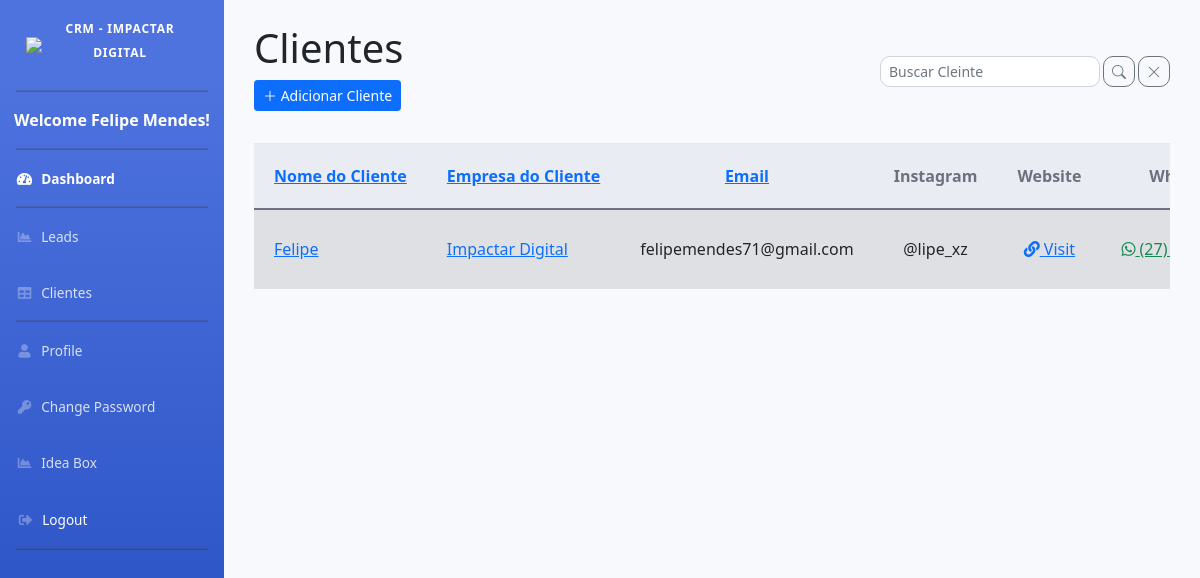
/clients/ (signed in), run on the app's committed database.
### apps/clients/models.py (models this page shows, shortened)
class Client(models.Model):
    created_at = models.DateField(auto_now_add=True, verbose_name=_("Dia que a Lead Chegou"))
    client_name = models.CharField(max_length=255, verbose_name=_("Nome do Cliente"), blank=True)
    company_name = models.CharField(max_length=255, verbose_name=_("Nome da Empresa"), blank=True)
    contract_date = models.DateField(verbose_name=_("Data do Contrato"),null=True, blank=True)
    next_contact_date = models.DateField(verbose_name=_("Data próximo Contato"),null=True, blank=True)
    email = models.EmailField(max_length=255, unique=False, verbose_name=_("Email"), blank=True)
    instagram = models.CharField(max_length=50, blank=True, null=True, verbose_name=_("Instagram"))
    website = models.URLField(blank=True, null=True, verbose_name=_("Website"))
    whatsapp = models.CharField(max_length=20, verbose_name=_("Whatsapp (Telefone)"), blank=True)
    service_type = models.ForeignKey(ServiceType, on_delete=models.SET_NULL, null=True, verbose_name=_("Serviços do Cliente"))
    city = models.CharField(max_length=50, verbose_name=_("Cidade"), blank=True)
    state = models.CharField(max_length=2, verbose_name=_("Estado"), blank=True)
    client_kpis = models.CharField(max_length=50, verbose_name=_("KPIs"), blank=True)
    client_income = models.CharField(max_length=50, verbose_name=_("Valor do Contrato"), blank=True)
    client_budget = models.CharField(max_length=50, verbose_name=_("Gasto Máximo Mensal"), blank=True)
    client_info = models.TextField(max_length=2500, blank=True, verbose_name=_("Informações Sobre o Cliente"))

### apps/clients/views.py (the view, shortened to what this page needs)
# urls.py: path('clients/',ClientsView.as_view(), name='clients'),
class ClientsView(LoginRequiredMixin, ListView):
    model = Client
    template_name = 'clients/clients.html'
    paginate_by = 50  # Shows 50 clients per page
    login_url = reverse_lazy('home')
    context_object_name = 'clients'
    def get_queryset(self):
        queryset = Client.objects.all()
        search_term = self.request.GET.get('search_term', '').strip()
        valid_sort_fields = ['client_name', 'company_name', 'email', 'created_at', 'id', 'service_type']
        ordering = self.request.GET.get('sort', 'client_name')
        if ordering in valid_sort_fields:
            return queryset.order_by(ordering)
        return queryset.order_by('client_name')

### apps/clients/models.py (called while the page is built)
    def __str__(self):
        return self.name

### apps/clients/templatetags/client_extras.py (called while the page is built)
@register.filter
def phone_format(phone):
    phone = str(phone).replace(' ', '').replace('(', '').replace(')', '').replace('-', '').replace('+', '')
    if len(phone) <= 10:  # Número sem código do país
        return '({}) {}-{}'.format(phone[:2], phone[2:6], phone[6:])
    elif len(phone) == 11:  # Incluir os números com nono dígito
        return '({}) {}-{}'.format(phone[:2], phone[2:7], phone[7:11])
    return phone  # Retornar o formato original se não corresponder

### templates/clients/clients.html (shortened to what this page needs)
{% extends 'base.html' %}
{% load static %}
{% load crispy_forms_tags %}
{% load client_extras %}
{% block content %}
{% if clients %}
<div class="container-fluid mt-4">
    <div class="row">
      <div class="col d-flex justify-content-between align-items-center">
            <div>
                <h1 class="mr-auto">Clientes</h1>
                <a href="{% url 'add_client' %}" class="btn btn-primary btn-sm mb-2" role="button">
                    <i class="bi bi-plus-lg"></i> Adicionar Cliente
                </a>
            </div>
            <form method="get" action="{% url 'clients' %}" class="form-inline" >
                <div class="input-group ml-auto">
                    <input type="text" name="search_term" value="{{ request.GET.search_term }}" class="form-control form-control-sm mr-1" placeholder="Buscar Cleinte" style="border-radius: 10px;">
                    <div class="input-group-append">
                        <button class="btn btn-outline-secondary btn-sm mr-1" type="submit" style="border-radius: 10px;">
                            <i class="bi bi-search"></i>
                        </button>
                        <a href="{% url 'clients' %}" class="btn btn-outline-secondary btn-sm" style="border-radius: 10px;">
                            <i class="bi bi-x-lg"></i>
                        </a>
                    </div>
                </div>
            </form>
      </div>
    </div>
</div>
<div class="container-fluid mt-4">
    <div class="table-responsive">
        <table class="table table-striped table-hover">
            <thead class="thead-light">
                <tr>
                    <th><a href="?sort=Client_name">Nome do Cliente</a></th>
                    <th><a href="?sort=Client_name">Empresa do Cliente</a></th>
                    <th><a href="?sort=email">Email</a></th>
                    <th>Instagram</th>
                    <th>Website</th>
                    <th>WhatsApp</th>
                </tr>
            </thead>
            <tbody>
                {% for client in clients %}
                    <tr>
                        <td style="text-align: left;"><a href="{% url 'client_info' pk=client.pk %}">{{ client.client_name }} </a></td>
                        <td style="text-align: left;"><a href="{% url 'client_info' pk=client.pk %}">{{ client.company_name }} </a></td>
                        <td>{{ client.email }}</td>
                        <td>
                            {% if client.instagram %}
                                {{client.instagram|default_if_none:"Não Inf."}}
                            {% else %}
                                <span class="blink2">Não Inf.</span>
                            {% endif %}
                        </td>
                        <td>
                            {% if client.website %}
                                <a href="{{ client.website }}" target="_blank" class="text-primary"><i class="fas fa-link"></i> Visit</a>
                            {% else %}
                                <span class="blink2">Não Inf.</span>
                            {% endif %}
                        </td>
                        <td>
                            {% if client.whatsapp %}
                                <a href="https://wa.me/{{ client.whatsapp }}" target="_blank" class="text-success"><i class="fab fa-whatsapp"></i> {{ client.whatsapp|phone_format }}</a>
                            {% else %}
                                <span class="blink2">Não Inf.</span>
                            {% endif %}
                        </td>
                    </tr>
                {% endfor %}
            </tbody>
        </table>
    </div>
</div>
{% else %}
    <p>Nenhum cliente encontrado.</p>
{% endif %}
{% endblock content %}

### templates/base.html (shortened to what this page needs)
{% load static %}
{% load crispy_forms_tags %}
<!DOCTYPE html>
<html lang="en">
<head>
  <link rel="stylesheet" href="https://cdn.datatables.net/1.10.20/css/jquery.dataTables.min.css">
  <link rel="stylesheet" href="https://code.jquery.com/ui/1.12.1/themes/base/jquery-ui.css">
  <link href="https://stackpath.bootstrapcdn.com/bootstrap/5.1.0/css/bootstrap.min.css" rel="stylesheet">
  <link href="https://cdnjs.cloudflare.com/ajax/libs/font-awesome/5.11.2/css/all.min.css" rel="stylesheet" type="text/css">
  <link href="https://cdnjs.cloudflare.com/ajax/libs/bootstrap-icons/1.7.2/font/bootstrap-icons.min.css" rel="stylesheet">
  <link href="{% static 'css/sb-admin-2.min.css' %}" rel="stylesheet">
  <link rel="stylesheet" href="https://stackpath.bootstrapcdn.com/bootstrap/5.1.0/css/bootstrap.min.css">
  <link rel="stylesheet" href="{% static 'date-time-phone/jquery-ui.css' %}">
  <link rel='stylesheet' href="{% static 'date-time-phone/jquery-ui-timepicker-addon.css' %}" />
</head>
<body id="page-top">
  <div id="wrapper">
    <ul class="navbar-nav bg-gradient-primary sidebar sidebar-dark accordion" id="accordionSidebar">
      <a class="sidebar-brand d-flex align-items-center justify-content-center" style="margin: 10px;" href="https://impactardigital.com.br/" target="_blank">
        <div class="sidebar-brand-icon">
          <img src="{% static 'img/LOGO_ID.png' %}" class="sidebar-logo">
        </div>
          <div class="sidebar-brand-text mx-3"> <sup>CRM - Impactar Digital</sup></div>
      </a>
      <hr class="sidebar-divider">
      <p class="text-center text-white font-weight-bold">Welcome {{user.first_name}} {{user.last_name}}!</p>
      <hr class="sidebar-divider my-0">
      <li class="nav-item active">
        <a class="nav-link" href="{% url 'dashboard' %}">
          <i class="fas fa-fw fa-tachometer-alt"></i>
          <span>Dashboard</span></a>
      </li>
      <hr class="sidebar-divider my-0">
      <li class="nav-item">
        <a class="nav-link" href="{% url 'leads' %}">
          <i class="fas fa-fw fa-chart-area"></i>
          <span>Leads</span></a>
      </li>
      <li class="nav-item">
        <a class="nav-link" href="{% url 'clients' %}">
          <i class="fas fa-fw fa-table"></i>
          <span>Clientes</span></a>
      </li>
      <hr class="sidebar-divider my-0">
      <li class="nav-item">
        <a class="nav-link" href="{% url 'profile' %}">
          <i class="fas fa-fw fa-user"></i>
          <span>Profile</span></a>
      </li>
      <li class="nav-item">
        <a class="nav-link" href="{% url 'change-password' %}">
          <i class="fas fa-fw fa-key"></i>
          <span>Change Password</span></a>
      </li>
      <li class="nav-item">
        <a class="nav-link" href="{% url 'suggestions_list' %}">
          <i class="fas fa-fw fa-chart-area"></i>
          <span>Idea Box</span></a>
      </li>
      <li class="nav-item">
        <form action="{% url 'logout' %}" method="post">
          <button type="submit" class="btn btn-link nav-link" style="color: white; text-decoration: none;">
            <i class="fas fa-fw fa-sign-out-alt"></i>
            <span>Logout</span>
          </button>
        </form>
      </li>
      <hr class="sidebar-divider d-none d-md-block">
    </ul>
    <div id="content-wrapper" class="d-flex flex-column">
      <div id="content">
        {% block content %}
        {% endblock content %}
      </div>
    </div>
  </div>
  {% block extra_css %}
  <link rel="stylesheet" type="text/css" href="{% static 'css/custom.css' %}">
  {% endblock extra_css %}
</body>
</html>

### static/css/custom.css (style rules this page uses)
.container-fluid { padding-left: 20px; padding-right: 20px; }
@media (min-width: 768px) { .container-fluid { padding-left: 20px; padding-right: 20px; } }
@media (min-width: 992px) { .container-fluid { padding-left: 30px; padding-right: 30px; } }
.table td, .table th { padding: 20px; white-space: nowrap; overflow: hidden; text-overflow: ellipsis; text-align: center; vertical-align: middle; }
.sidebar-logo { width: 100%; max-width: 100px; height: auto; transform: rotate(0deg); display: block; margin: 0 auto; }

### data on the page
Client: client_name "Felipe", company_name "Impactar Digital", email "felipemendes71@gmail.com", instagram "@lipe_xz", whatsapp "(27)…"

### other printed values
{{ user.first_name }} "Felipe"
{{ user.last_name }} "Mendes"
